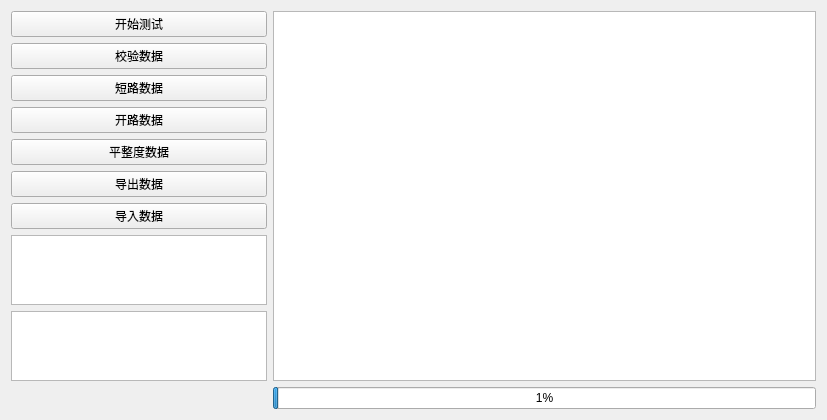
<?xml version="1.0" encoding="UTF-8"?>
<ui version="4.0">
 <class>ShortCircuit</class>
 <widget class="QWidget" name="ShortCircuit">
  <property name="geometry">
   <rect>
    <x>0</x>
    <y>0</y>
    <width>827</width>
    <height>413</height>
   </rect>
  </property>
  <property name="sizePolicy">
   <sizepolicy hsizetype="Preferred" vsizetype="Preferred">
    <horstretch>0</horstretch>
    <verstretch>0</verstretch>
   </sizepolicy>
  </property>
  <property name="windowTitle">
   <string>数据测试</string>
  </property>
  <layout class="QGridLayout" name="gridLayout">
   <item row="1" column="0">
    <widget class="QPushButton" name="CalibrationData">
     <property name="text">
      <string>校验数据</string>
     </property>
    </widget>
   </item>
   <item row="3" column="0">
    <widget class="QPushButton" name="OpenTest">
     <property name="text">
      <string>开路数据</string>
     </property>
    </widget>
   </item>
   <item row="0" column="0">
    <widget class="QPushButton" name="StartTest">
     <property name="text">
      <string>开始测试</string>
     </property>
    </widget>
   </item>
   <item row="5" column="0">
    <widget class="QPushButton" name="OutData">
     <property name="text">
      <string>导出数据</string>
     </property>
    </widget>
   </item>
   <item row="2" column="0">
    <widget class="QPushButton" name="ShortTest">
     <property name="text">
      <string>短路数据</string>
     </property>
    </widget>
   </item>
   <item row="4" column="0">
    <widget class="QPushButton" name="FlatnessTest">
     <property name="text">
      <string>平整度数据</string>
     </property>
    </widget>
   </item>
   <item row="6" column="0">
    <widget class="QPushButton" name="InData">
     <property name="text">
      <string>导入数据</string>
     </property>
    </widget>
   </item>
   <item row="9" column="1">
    <widget class="QProgressBar" name="progressBar">
     <property name="value">
      <number>1</number>
     </property>
     <property name="alignment">
      <set>Qt::AlignCenter</set>
     </property>
     <property name="invertedAppearance">
      <bool>false</bool>
     </property>
     <property name="textDirection">
      <enum>QProgressBar::TopToBottom</enum>
     </property>
    </widget>
   </item>
   <item row="7" column="0">
    <widget class="QPlainTextEdit" name="plainTextEdit">
     <property name="sizePolicy">
      <sizepolicy hsizetype="Minimum" vsizetype="Expanding">
       <horstretch>0</horstretch>
       <verstretch>0</verstretch>
      </sizepolicy>
     </property>
     <property name="tabStopWidth">
      <number>80</number>
     </property>
     <property name="cursorWidth">
      <number>1</number>
     </property>
    </widget>
   </item>
   <item row="0" column="1" rowspan="9">
    <widget class="QTableView" name="tableView"/>
   </item>
   <item row="8" column="0">
    <widget class="QPlainTextEdit" name="plainTextEdit_2">
     <property name="sizePolicy">
      <sizepolicy hsizetype="Minimum" vsizetype="Expanding">
       <horstretch>0</horstretch>
       <verstretch>0</verstretch>
      </sizepolicy>
     </property>
    </widget>
   </item>
  </layout>
 </widget>
 <resources/>
 <connections/>
</ui>
